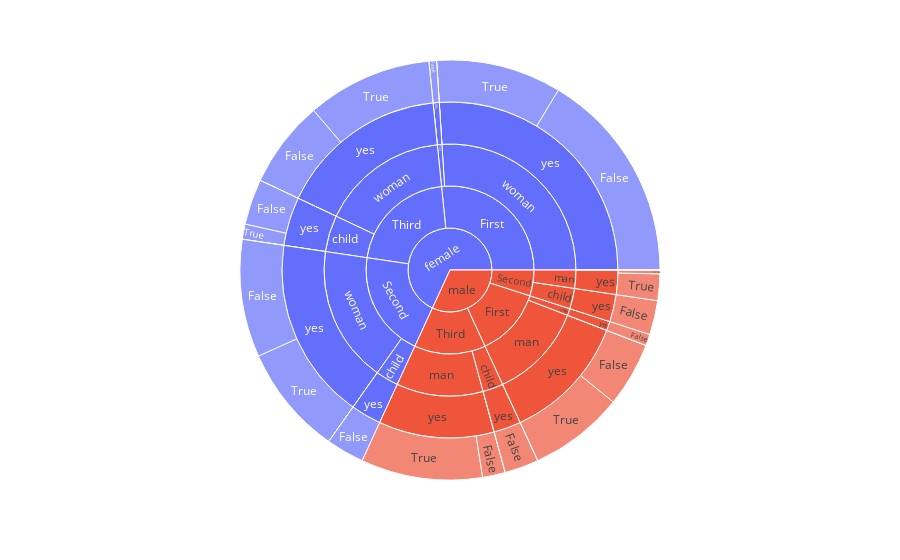

This figure's notebook cell:
### Markdown cell above
## Sunburst Plot to show heirarchy

### Code cell
# create sunburst plot on titanic dataset
import plotly.express as px
import seaborn as sns
df=sns.load_dataset('titanic')
fig= px.sunburst(df,
                  path=['sex', 'class', 'who', 'alive', 'alone'],
                  values='survived',
                  color='sex')
# show the plot
fig.show()

### Figure 1 — Plotly figure (JSON) as saved in the notebook; plotly's stock layout.template omitted (floating-point values rounded to 4 significant figures)
{"data": [{"branchvalues": "total", "customdata": [["female"], ["female"], ["female"], ["female"], ["female"], ["female"], ["female"], ["female"], ["female"], ["female"], ["female"], ["female"], ["female"], ["female"], ["female"], ["female"], ["female"], ["female"], ["female"], ["female"], ["female"], ["female"], ["female"], ["female"], ["female"], ["female"], ["female"], ["female"], ["female"], ["female"], ["female"], ["female"], ["female"], ["female"], ["female"], ["female"], ["female"], ["female"], ["female"], ["female"], ["male"], ["male"], ["male"], ["male"], ["male"], ["male"], ["male"], ["male"], ["male"], ["male"], ["male"], ["male"], ["male"], ["male"], ["male"], ["male"], ["male"], ["male"], ["male"], ["male"], ["male"], ["male"], ["male"], ["male"], ["male"], ["male"], ["male"], ["male"], ["male"], ["male"], ["male"], ["male"], ["male"], ["male"], ["male"], ["male"], ["male"]], "domain": {"x": [0, 1], "y": [0, 1]}, "hovertemplate": "labels=%{label}<br>survived=%{value}<br>parent=%{parent}<br>id=%{id}<br>sex=%{customdata[0]}<extra></extra>", "ids": ["female/Third/woman/yes", "female/Second/woman/no/True", "female/First/child/no/False", "female/First/child/yes/False", "female/First/woman/no/False", "female/First/woman/yes", "female/Second/child/yes", "female/Third/child/yes", "female/Third/child/no", "female/Second/woman/yes", "female/Third/woman/no", "female/Second/woman/no", "female/First/woman/no", "female/First/child/no", "female/First/child/yes", "female/First/woman", "female/Third/woman", "female/Second/child", "female/Third/child", "female/Second/woman", "female/First/child", "female/First", "female/Third", "female/Second", "female/First/woman/no/True", "female/Third/woman/no/True", "female", "female/Second/woman/yes/True", "female/Third/child/no/True", "female/First/woman/yes/False", "female/Third/woman/no/False", "female/Third/woman/yes/True", "female/Second/woman/yes/False", "female/Second/woman/no/False", "female/First/woman/yes/True", "female/Third/child/yes/False", "female/Third/child/yes/True", "female/Second/child/yes/False", "female/Third/woman/yes/False", "female/Third/child/no/False", "male/Third/man", "male/First/man", "male/Third/child", "male/Third/child/yes/False", "male/Second/man", "male/Second/child", "male/First/man/no/True", "male/First/child", "male/Third", "male/Third/man/no/True", "male/First", "male/Second", "male/First/child/yes", "male/Third/child/no/False", "male/Second/child/yes", "male/Third/child/yes", "male/First/man/yes/False", "male/Second/child/yes/False", "male/Third/man/yes/False", "male/First/child/yes/False", "male/Second/man/yes/False", "male/Third/child/no/True", "male/Third/man/no", "male/Third/man/yes/True", "male", "male/First/man/no", "male/Third/child/no", "male/First/man/no/False", "male/First/man/yes/True", "male/Second/man/yes", "male/Second/man/no/True", "male/Second/man/no", "male/First/man/yes", "male/Third/man/yes", "male/Second/man/no/False", "male/Second/man/yes/True", "male/Third/man/no/False"], "labels": ["yes", "True", "False", "False", "False", "yes", "yes", "yes", "no", "yes", "no", "no", "no", "no", "yes", "woman", "woman", "child", "child", "woman", "child", "First", "Third", "Second", "True", "True", "female", "True", "True", "False", "False", "True", "False", "False", "True", "False", "True", "False", "False", "False", "man", "man", "child", "False", "man", "child", "True", "child", "Third", "True", "First", "Second", "yes", "False", "yes", "yes", "False", "False", "False", "False", "False", "True", "no", "True", "male", "no", "no", "False", "True", "yes", "True", "no", "yes", "yes", "False", "True", "False"], "marker": {"colors": ["#636efa", "#636efa", "#636efa", "#636efa", "#636efa", "#636efa", "#636efa", "#636efa", "#636efa", "#636efa", "#636efa", "#636efa", "#636efa", "#636efa", "#636efa", "#636efa", "#636efa", "#636efa", "#636efa", "#636efa", "#636efa", "#636efa", "#636efa", "#636efa", "#636efa", "#636efa", "#636efa", "#636efa", "#636efa", "#636efa", "#636efa", "#636efa", "#636efa", "#636efa", "#636efa", "#636efa", "#636efa", "#636efa", "#636efa", "#636efa", "#EF553B", "#EF553B", "#EF553B", "#EF553B", "#EF553B", "#EF553B", "#EF553B", "#EF553B", "#EF553B", "#EF553B", "#EF553B", "#EF553B", "#EF553B", "#EF553B", "#EF553B", "#EF553B", "#EF553B", "#EF553B", "#EF553B", "#EF553B", "#EF553B", "#EF553B", "#EF553B", "#EF553B", "#EF553B", "#EF553B", "#EF553B", "#EF553B", "#EF553B", "#EF553B", "#EF553B", "#EF553B", "#EF553B", "#EF553B", "#EF553B", "#EF553B", "#EF553B"]}, "name": "", "parents": ["female/Third/woman", "female/Second/woman/no", "female/First/child/no", "female/First/child/yes", "female/First/woman/no", "female/First/woman", "female/Second/child", "female/Third/child", "female/Third/child", "female/Second/woman", "female/Third/woman", "female/Second/woman", "female/First/woman", "female/First/child", "female/First/child", "female/First", "female/Third", "female/Second", "female/Third", "female/Second", "female/First", "female", "female", "female", "female/First/woman/no", "female/Third/woman/no", "", "female/Second/woman/yes", "female/Third/child/no", "female/First/woman/yes", "female/Third/woman/no", "female/Third/woman/yes", "female/Second/woman/yes", "female/Second/woman/no", "female/First/woman/yes", "female/Third/child/yes", "female/Third/child/yes", "female/Second/child/yes", "female/Third/woman/yes", "female/Third/child/no", "male/Third", "male/First", "male/Third", "male/Third/child/yes", "male/Second", "male/Second", "male/First/man/no", "male/First", "male", "male/Third/man/no", "male", "male", "male/First/child", "male/Third/child/no", "male/Second/child", "male/Third/child", "male/First/man/yes", "male/Second/child/yes", "male/Third/man/yes", "male/First/child/yes", "male/Second/man/yes", "male/Third/child/no", "male/Third/man", "male/Third/man/yes", "", "male/First/man", "male/Third/child", "male/First/man/no", "male/First/man/yes", "male/Second/man", "male/Second/man/no", "male/Second/man", "male/First/man", "male/Third/man", "male/Second/man/no", "male/Second/man/yes", "male/Third/man/no"], "type": "sunburst", "values": [56.0, 0.0, 0.0, 2.0, 0.0, 89.0, 10.0, 16.0, 0.0, 60.0, 0.0, 0.0, 0.0, 0.0, 2.0, 89.0, 56.0, 10.0, 16.0, 60.0, 2.0, 91.0, 72.0, 70.0, 0.0, 0.0, 233.0, 29.0, 0.0, 56.0, 0.0, 33.0, 31.0, 0.0, 33.0, 12.0, 4.0, 10.0, 23.0, 0.0, 38.0, 42.0, 9.0, 9.0, 8.0, 9.0, 0.0, 3.0, 47.0, 0.0, 45.0, 17.0, 3.0, 0.0, 9.0, 9.0, 17.0, 9.0, 6.0, 3.0, 1.0, 0.0, 0.0, 32.0, 109.0, 0.0, 0.0, 0.0, 25.0, 8.0, 0.0, 0.0, 42.0, 38.0, 0.0, 7.0, 0.0]}], "layout": {"legend": {"tracegroupgap": 0}, "margin": {"t": 60}}}
